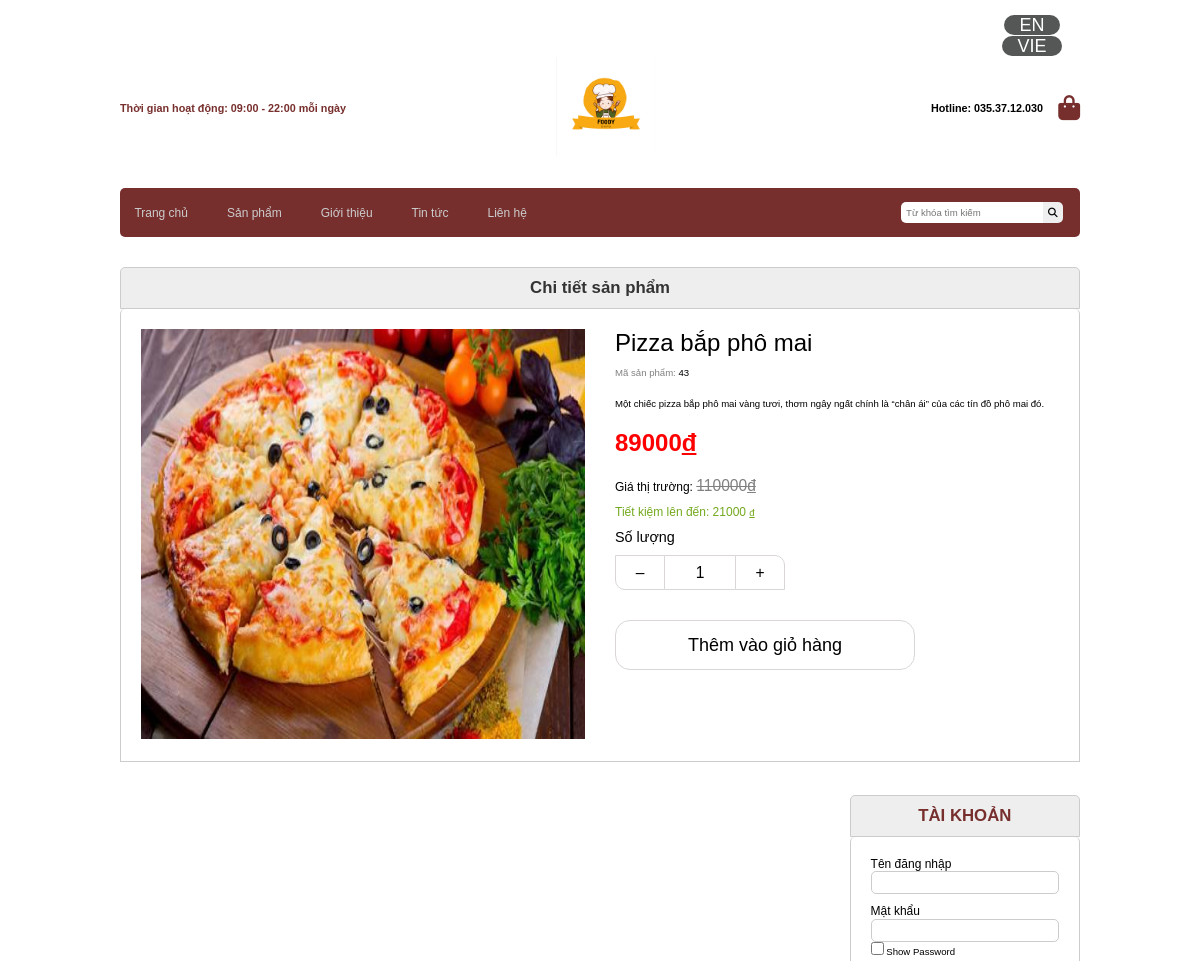
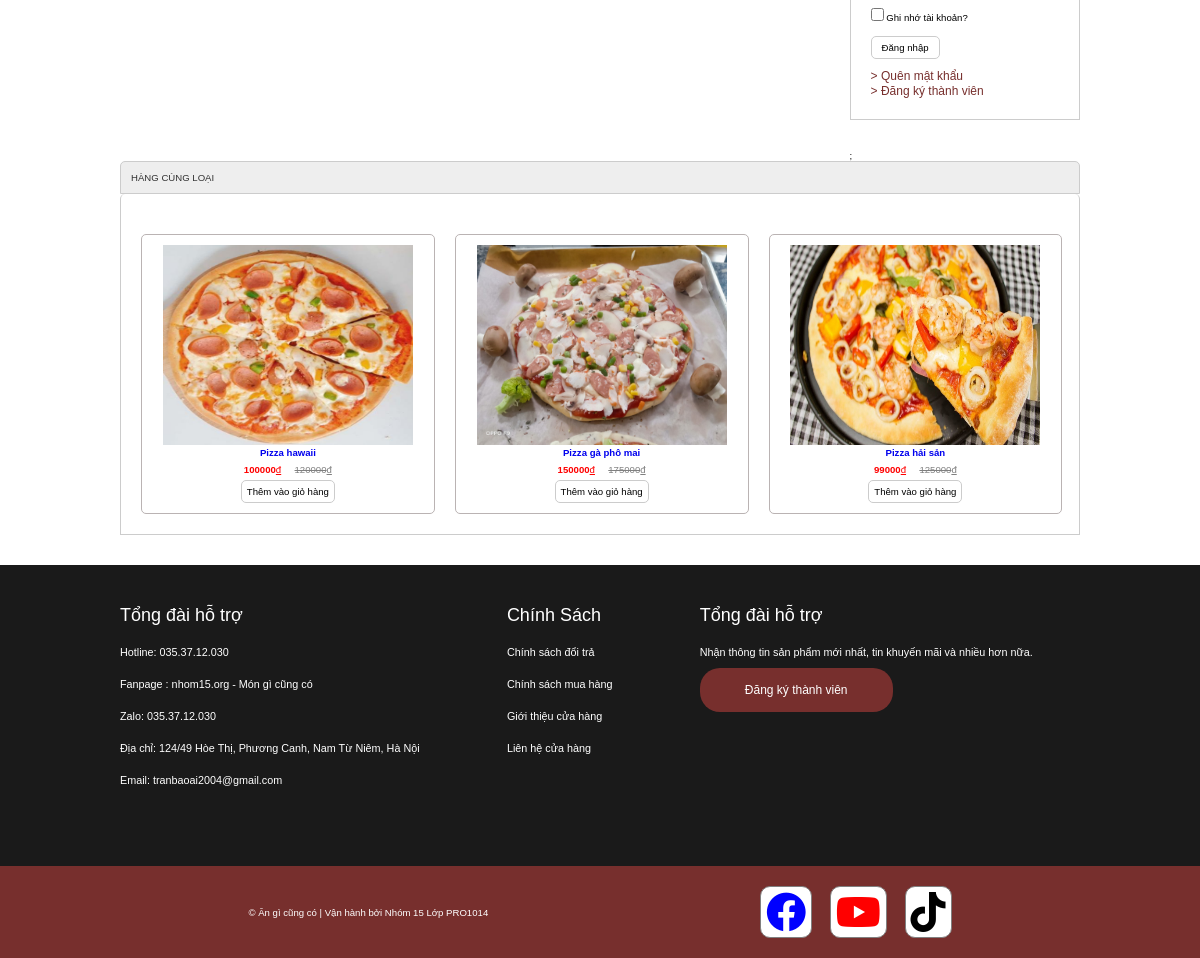
Page /index.php?act=sanphamct&idsp=43 on the committed database (2 pictures, top to bottom).
### tables this page shows
CREATE TABLE `sanpham` (
  `id` int(10) NOT NULL,
  `name` varchar(255) NOT NULL,
  `price` double NOT NULL DEFAULT 10.2,
  `price_old` double NOT NULL DEFAULT 10.2,
  `img` varchar(255) DEFAULT NULL,
  `mota` text DEFAULT NULL,
  `luotxem` int(11) NOT NULL DEFAULT 0,
  `iddm` int(10) NOT NULL
);

### global.php (called while the page is built)
<?php
    $img_path = "upload/" ;
?>

### model/pdo.php (called while the page is built, shortened)
<?php
function pdo_get_connection(){
    $dburl = "mysql:host=localhost;dbname=duan;charset=utf8";
    $username = 'root';
    $password = '';
    $conn = new PDO($dburl, $username, $password);
    $conn->setAttribute(PDO::ATTR_ERRMODE, PDO::ERRMODE_EXCEPTION);
    return $conn;
}
function pdo_query($sql){
    $sql_args = array_slice(func_get_args(), 1);
    try{
        $conn = pdo_get_connection();
        $stmt = $conn->prepare($sql);
        $stmt->execute($sql_args);
        $rows = $stmt->fetchAll();
        return $rows;
    }
    catch(PDOException $e){
        throw $e;
    }
    finally{
        unset($conn);
    }
}
function pdo_query_one($sql){
    $sql_args = array_slice(func_get_args(), 1);
    try{
        $conn = pdo_get_connection();
        $stmt = $conn->prepare($sql);
        $stmt->execute($sql_args);
        $row = $stmt->fetch(PDO::FETCH_ASSOC);
        return $row;
    }
    catch(PDOException $e){
        throw $e;
    }
    finally{
        unset($conn);
    }
}

### model/sanpham.php (called while the page is built, shortened)
<?php
    function loadall_sanpham_home(){
        $sql = "select * from sanpham where 1 order by id desc limit 0,9";
        $listsanpham =pdo_query($sql);
        return $listsanpham;
    }
    function loadone_sanpham($id){
        $sql = "select * from sanpham where id =".$id;
        $sp=pdo_query_one($sql);
        return $sp;
    }
    function load_sanpham_cungloai($id,$iddm){
        $sql = "select * from sanpham where iddm = ".$iddm."  and id <> ".$id;
        $listsanpham =pdo_query($sql);
        return $listsanpham;
    }
?>

### view/sanphamct.php (the view, shortened to what this page needs)
<div class="row mb">
    <div class="boxtrai mr">
    <div class="menu-main mb">
        <?php include "menu-main.php"?>
    </div>
        <div class="row mb">
                <?php
                    extract($onesp);
                ?>
                <div class="boxtitle">
                    <h1 class="spct text-size">Chi tiết sản phẩm</h1>
                </div>
                <div class="boxcontent row">
                    <div class="ct-main">
                        <div class="ct-left">
                            <?php
                            $images = $img_path.$img;
                            echo '<img style="height:410px" src="'.$images.'">';
                            ?>
                        </div>
                        <div class="ct-right">
                            <div class="tensp mb10"><?=$name?></div>
                            <div class="masp mb20"><span style="color:gray ;">Mã sản phẩm: </span> <?=$id?></div>
                            <div class="ct-mota mb20"><?=$mota?></div>
                            <div class="mb20" style="color: red;font-size: 2vw;font-weight: bolder;"><?=$price?><ins style="color: red;font-size: 2vw">đ</ins></div>
                            <div class="mb10" style="font-size: 1vw">Giá thị trường: <del style="font-size: 1.3vw;color: gray;"><?=$price_old?><ins style="font-size: 1.3vw;color: gray;">đ</ins></del></div>
                            <div style="font-size: 1vw;color:#73a91d">Tiết kiệm lên đến: <?=$price_old - $price?> <ins>đ</ins></div>
                            <div class="sl-name mb10 mt10">Số lượng</div>
                                <div class="main-sl">
                                    <button class="btn-cts1" onclick="var result = document.getElementById('qty');var result1 = document.getElementById('qty1'); var qty = result.value; var qty1 = result1.value; if( !isNaN(qty) && qty > 1 && !isNaN(qty1) && qty1 > 1) {result.value--;result1.value--} return false;" type="button">–</button>
                                    <input class="btn-ct" id="qty" name="quantity" type="text" value="1">
                                    <button class="btn-cts2" onclick=" var result = document.getElementById('qty');var result1 = document.getElementById('qty1'); var qty = result.value; var qty1 = result1.value; if( !isNaN(qty) && !isNaN(qty1)) {result.value++;result1.value++;}  return false;" type="button">+</button>
                                </div>
                            <?php
                                echo '
                                <form class="mt30" action="index.php?act=addtocart" method="post">
                                    <input type="hidden" name="id" value="'.$id.'">
                                    <input type="hidden" name="name" value="'.$name.'">
                                    <input type="hidden" name="img" value="'.$img.'">
                                    <input class="btn-ct" id="qty1" name="soluong" value="1" type="hidden">
                                    <input type="hidden" name="price" value="'.$price.'">
                                    <input class="btn-add-pr" type="submit" name="addtocart"  value="Thêm vào giỏ hàng">
                                </form>
                                '
                            ?>
                        </div>
                    </div>
                </div>
            </div>
            <div>
                <div class="boxphai" style="position: static;">
                    <?php include "boxright.php"?>;
                </div>
            </div>
            <div class="row">
                <div class="boxtitle">HÀNG CÙNG LOẠI</div>
                <div class="boxcontent row boxsp1">
                    <?php
                        foreach ($sp_cung_loai as $sp_cung_loai){
                            extract($sp_cung_loai);
                            $linksp = "index.php?act=sanphamct&idsp=".$id;
                            $hinh  = $img_path.$img;
                        echo '
                        <div class="boxsp">
                            <a href="'.$linksp.'">
                                <div class="sp9">
                                    <img class="sp9-anh"  src="'.$hinh.'" alt="">
                                    <h1>'.$name.'</h1>
                                    <div style="display: flex;justify-content: center;align-items: center;">
                                        <p><b>'.$price.'</b><ins>đ</ins></p> &nbsp  &nbsp  &nbsp
                                        <p style="color:gray"><del>'.$price_old.'</del><ins>đ</ins></p>
                                    </div>
                                </div>
                                <form action="index.php?act=addtocart" method="post">
                                    <input type="hidden" name="id" value="'.$id.'">
                                    <input type="hidden" name="name" value="'.$name.'">
                                    <input type="hidden" name="img" value="'.$img.'">
                                    <input type="hidden" name="soluong" value="1">
                                    <input type="hidden" name="price" value="'.$price.'">
                                    <input type="submit" name="addtocart" id="addtocart" value="Thêm vào giỏ hàng">
                                </form>
                            </a>
                        </div>
                        ';
                        }
                    ?>
                </div>
            </div>
        </div>
</div>

### view/css/style.css (style rules this page uses)
* { box-sizing: border-box; margin: 0; padding: 0 ; font-family: sans-serif; font-size: 0.8vw; }
.row { float: left; width: 100%; }
.mt30 { margin-top: 30px; }
.mt10 { margin-top: 10px; }
.mb { margin-bottom: 30px; }
.mb10 { margin-bottom: 10px; }
.mb20 { margin-bottom: 20px; }
.text-size { font-size: 1.4vw; }
.sp9-anh { width: 250px; height: 200px; }
.mr { margin-right: 2%; }
.boxtrai { float: left; width: 100%; }
.boxphai { float: right; width: 24%; }
.boxtitle { color: #333; padding: 10px; background-color: #EEE; border-top-left-radius: 5px; border-top-right-radius: 5px; border: 1px solid #CCC; }
.boxcontent { border-left: 1px solid #CCC; border-right: 1px solid #CCC; border-bottom: 1px solid #CCC; border-top-left-radius: 5px; border-top-right-radius: 5px; min-height: 200px; padding: 20px; }
.boxsp1 { display: grid; grid-template-columns: repeat(3, 32%); grid-column-gap: 20px; }
.boxsp { border: 1px solid rgb(186, 179, 179); border-radius: 5px; padding: 10px; margin-top: 20px; text-align: center; text-decoration: none; }
.boxsp a { text-decoration: none; margin-bottom: 5px; }
.boxsp p { font-size: 0.9vw; color: red; margin: 5px 0; }
#addtocart { padding: 5px; border-radius: 5px; border: none; background-color: white; border: 1px solid #CCC; }
.menu-main { background-color: #772f2d; border-radius: 5px; display: flex; justify-content: space-between; align-items: center; padding: 0.1vw; }
.spct { text-align: center; }
.ct-main { display: flex; justify-content: space-between; gap: 30px; }
.ct-left { height: auto; width: 50%; }
.ct-left img { width: 100%; height: 100%; }
.ct-right { width: 50%; }
.ct-right .tensp { font-size: 2vw; }
.sl-name { font-size: 1.2vw; }
.main-sl { display: flex; }
.btn-cts1 { font-size: 1.3vw; width: 50px; height: 35px; text-align: center; background-color: white; border: 1px solid rgb(219, 214, 214); border-end-start-radius: 10px; }
.btn-cts2 { font-size: 1.3vw; width: 50px; height: 35px; text-align: center; background-color: white; border: 1px solid rgb(219, 214, 214); border-start-end-radius: 10px; }
.btn-ct { font-size: 1.3vw; width: 70px; height: 35px; text-align: center; background-color: white; border: 1px solid rgb(219, 214, 214); border-left: none; border-right: none; }
.btn-add-pr { width: 300px; height: 50px; font-size: 1.5vw; border: 1px solid rgb(219, 214, 214); background-color: white; border-radius: 15px; }

### rows in the picture
sanpham: img (picture), name "Pizza bắp phô mai", id "43", mota "Một chiếc pizza bắp phô mai vàng tươi, thơm ngây ngất chính là “chân ái” của các tín đồ phô mai đó.", price "89000", price_old "110000", $price_old - $price "21000"
sanpham: img (picture), name "Pizza hawaii", price "100000", price_old "120000"
sanpham: img (picture), name "Pizza gà phô mai", price "150000", price_old "175000"
sanpham: img (picture), name "Pizza hải sản", price "99000", price_old "125000"
